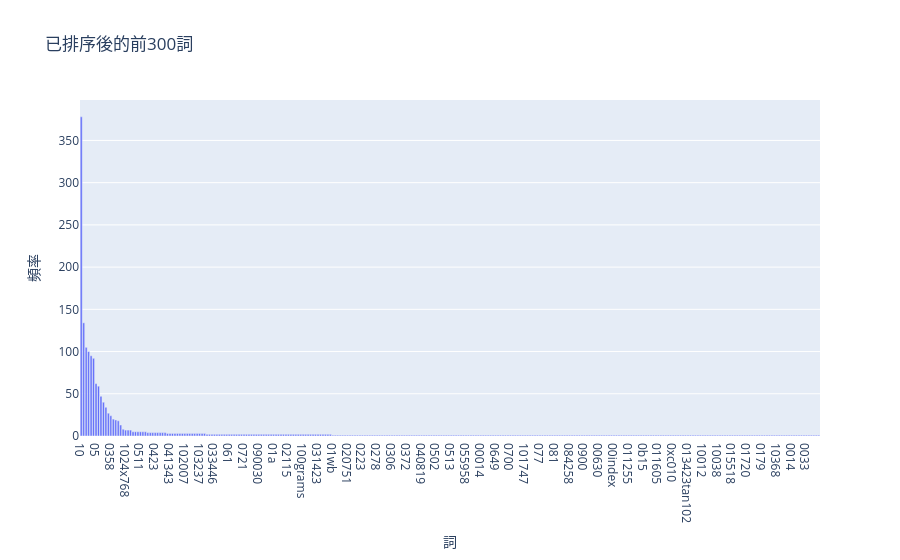

The code cell stored with this chart in its notebook:
### Markdown cell above
### >>> **Exercise 14 (take home):** 
Additionally, you can attempt to sort the terms on the `x-axis` by frequency instead of in alphabetical order. This way the visualization is more meaninfgul and you will be able to observe the so called [long tail](https://en.wikipedia.org/wiki/Long_tail) (get familiar with this term since it will appear a lot in data mining and other statistics courses). see picture below

![alt txt](https://upload.wikimedia.org/wikipedia/commons/thumb/8/8a/Long_tail.svg/1000px-Long_tail.svg.png)

### Code cell
# Answer here
d=pd.DataFrame({'term':count_vect.get_feature_names_out()[:300],'frequencies':term_frequencies[:300]})
e=d.sort_values(by='frequencies',ascending=False)

import plotly.graph_objects as ee
f=ee.Figure(data=[ee.Bar(x=e['term'],y=e['frequencies'])])
f.update_layout(title=f'已排序後的前300詞',xaxis_title='詞',yaxis_title='頻率')
f.show()
print("已進行排序")

### Figure 1 — Plotly figure (JSON) as saved in the notebook; plotly's stock layout.template omitted (floating-point values rounded to 4 significant figures; data arrays with more than 128 entries replaced by an {"elided": "..."} marker saying what was removed)
{"data": [{"type": "bar", "x": {"elided": "300 str values"}, "y": {"elided": "300 int values"}}], "layout": {"title": {"text": "已排序後的前300詞"}, "xaxis": {"title": {"text": "詞"}}, "yaxis": {"title": {"text": "頻率"}}}}
